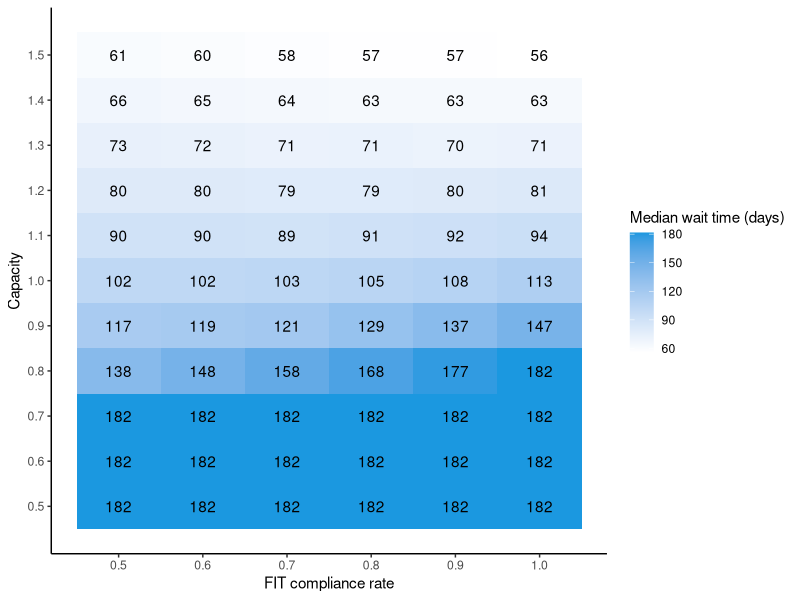
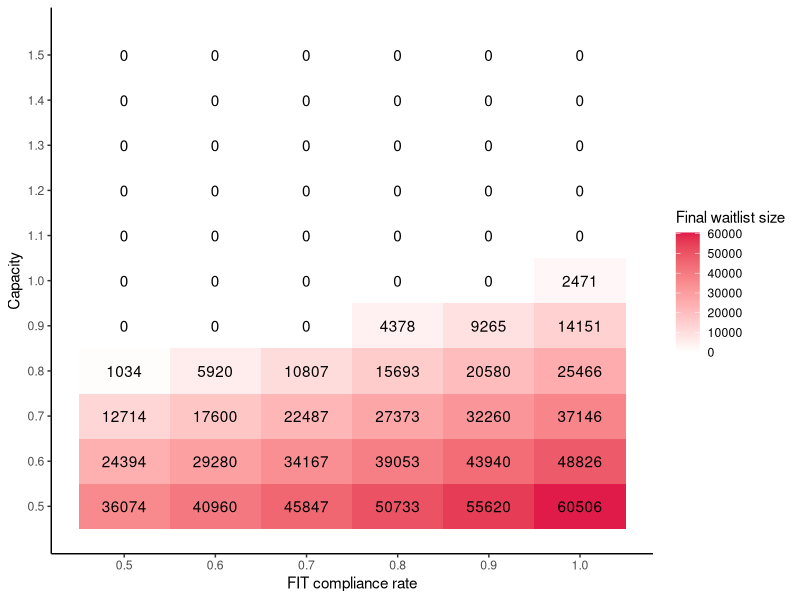
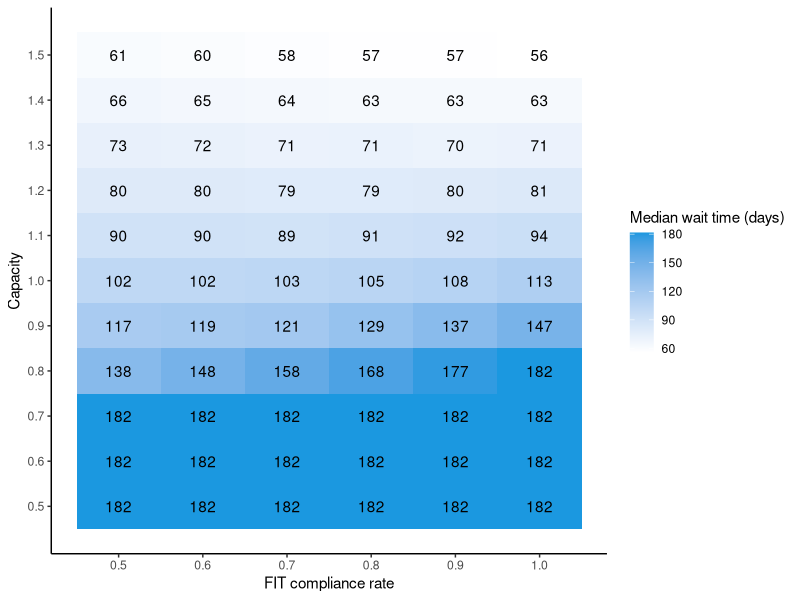
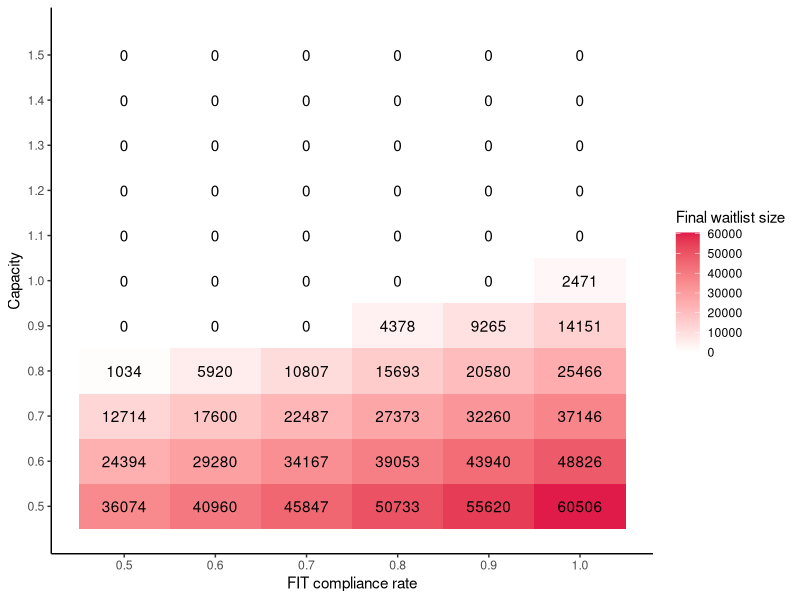

Write R code to recreate these figures, in order.
library(ggplot2)
library(data.table)

# set theme for plotting
theme_set(theme_bw()+theme(axis.line = element_line(colour = "black"), 
                  
                           panel.grid.major = element_blank(), 
                           
                           panel.grid.minor = element_blank(), 
                           
                           panel.border = element_blank(), 
                           
                           panel.background = element_blank()) ) 


# Plotting heatmap reference: https://statisticsglobe.com/add-values-heatmap-r


# load data ----
results_df <- fread("./3_intermediate/results.csv")

# subset dataframe ----
waittime <- results_df[,c("fit_compliance", "capacity", "median_wait_time")]  # median waitlist time
waitsize <- results_df[,c("fit_compliance", "capacity", "final_waitlist_size")]  # waitlist size

# Median Wait time ----
ggp1 <- ggplot(waittime, aes(fit_compliance, capacity)) +    # Create default ggplot2 heatmap
  geom_tile(aes(fill = median_wait_time)) +
  geom_text(aes(label = round(median_wait_time))) +    # Add values & modify color
  scale_fill_gradient(low = "white", high = "#1b98e0") +
  xlab("FIT compliance rate") +
  ylab("Capacity") +
  labs(fill = "Median wait time (days)")+  # change legend name
  scale_x_continuous(breaks = unique(waittime$fit_compliance)) +  # add all x ticks
  scale_y_continuous(breaks = unique(waittime$capacity))  # add all y ticks
ggp1       
ggsave("./4_output/fig4a_median_waittime.svg", plot = ggp1)

                                        


# Waitlist size ----
ggp2 <- ggplot(waitsize, aes(fit_compliance, capacity)) +    # Create default ggplot2 heatmap
  geom_tile(aes(fill = final_waitlist_size)) +
  geom_text(aes(label = final_waitlist_size)) +    # Add values & modify color
  scale_fill_gradient(low = "white", high = "#e01b49") +
  xlab("FIT compliance rate") +
  ylab("Capacity") +
  labs(fill = "Final waitlist size")+
  scale_x_continuous(breaks = unique(waitsize$fit_compliance)) +
  scale_y_continuous(breaks = unique(waitsize$capacity))
ggp2       
ggsave("./4_output/fig4b_waitlist_size.svg", plot = ggp2)

